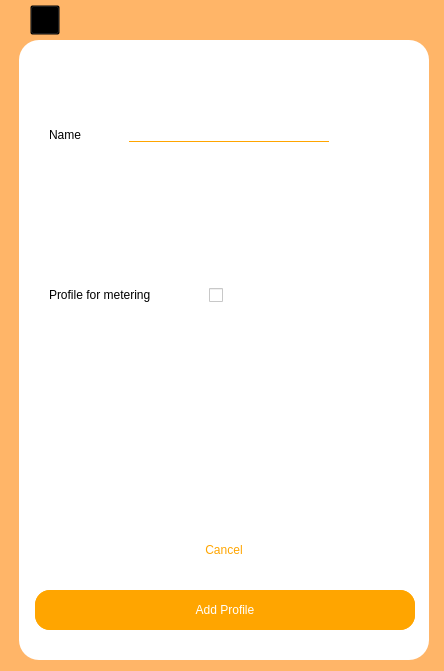
<?xml version="1.0" encoding="UTF-8"?>
<ui version="4.0">
 <class>ProfilesWidget</class>
 <widget class="QWidget" name="ProfilesWidget">
  <property name="geometry">
   <rect>
    <x>0</x>
    <y>0</y>
    <width>444</width>
    <height>671</height>
   </rect>
  </property>
  <property name="windowTitle">
   <string>Form</string>
  </property>
  <widget class="QStackedWidget" name="stackedWidget">
   <property name="enabled">
    <bool>true</bool>
   </property>
   <property name="geometry">
    <rect>
     <x>0</x>
     <y>0</y>
     <width>444</width>
     <height>671</height>
    </rect>
   </property>
   <property name="styleSheet">
    <string notr="true">background-color: rgb(255, 181, 104);</string>
   </property>
   <property name="currentIndex">
    <number>1</number>
   </property>
   <widget class="QWidget" name="profiles">
    <widget class="QPushButton" name="newProfileButton">
     <property name="geometry">
      <rect>
       <x>18</x>
       <y>20</y>
       <width>410</width>
       <height>40</height>
      </rect>
     </property>
     <property name="sizePolicy">
      <sizepolicy hsizetype="Fixed" vsizetype="Fixed">
       <horstretch>0</horstretch>
       <verstretch>0</verstretch>
      </sizepolicy>
     </property>
     <property name="cursor">
      <cursorShape>PointingHandCursor</cursorShape>
     </property>
     <property name="autoFillBackground">
      <bool>false</bool>
     </property>
     <property name="styleSheet">
      <string notr="true">text-align: left;
background-color: white;
color: black;
border-radius: 5px;</string>
     </property>
     <property name="text">
      <string>New Profile</string>
     </property>
     <property name="icon">
      <iconset resource="../resources.qrc">
       <normaloff>:/images/add.png</normaloff>:/images/add.png</iconset>
     </property>
     <property name="iconSize">
      <size>
       <width>32</width>
       <height>32</height>
      </size>
     </property>
    </widget>
    <widget class="QPushButton" name="profile1Button">
     <property name="enabled">
      <bool>true</bool>
     </property>
     <property name="geometry">
      <rect>
       <x>18</x>
       <y>120</y>
       <width>410</width>
       <height>40</height>
      </rect>
     </property>
     <property name="sizePolicy">
      <sizepolicy hsizetype="Fixed" vsizetype="Fixed">
       <horstretch>0</horstretch>
       <verstretch>0</verstretch>
      </sizepolicy>
     </property>
     <property name="cursor">
      <cursorShape>PointingHandCursor</cursorShape>
     </property>
     <property name="autoFillBackground">
      <bool>false</bool>
     </property>
     <property name="styleSheet">
      <string notr="true">text-align: left;
background-color: white;
color: black;
border-radius: 5px;
padding-left: 5px;</string>
     </property>
     <property name="text">
      <string/>
     </property>
     <property name="icon">
      <iconset resource="../resources.qrc">
       <normaloff>:/images/edit.png</normaloff>:/images/edit.png</iconset>
     </property>
     <property name="iconSize">
      <size>
       <width>32</width>
       <height>32</height>
      </size>
     </property>
    </widget>
    <widget class="QPushButton" name="profile2Button">
     <property name="geometry">
      <rect>
       <x>18</x>
       <y>190</y>
       <width>410</width>
       <height>40</height>
      </rect>
     </property>
     <property name="sizePolicy">
      <sizepolicy hsizetype="Fixed" vsizetype="Fixed">
       <horstretch>0</horstretch>
       <verstretch>0</verstretch>
      </sizepolicy>
     </property>
     <property name="cursor">
      <cursorShape>PointingHandCursor</cursorShape>
     </property>
     <property name="autoFillBackground">
      <bool>false</bool>
     </property>
     <property name="styleSheet">
      <string notr="true">text-align: left;
background-color: white;
color: black;
border-radius: 5px;
padding-left: 5px;</string>
     </property>
     <property name="text">
      <string/>
     </property>
     <property name="icon">
      <iconset resource="../resources.qrc">
       <normaloff>:/images/edit.png</normaloff>:/images/edit.png</iconset>
     </property>
     <property name="iconSize">
      <size>
       <width>32</width>
       <height>32</height>
      </size>
     </property>
    </widget>
    <widget class="QPushButton" name="profile3Button">
     <property name="geometry">
      <rect>
       <x>18</x>
       <y>260</y>
       <width>410</width>
       <height>40</height>
      </rect>
     </property>
     <property name="sizePolicy">
      <sizepolicy hsizetype="Fixed" vsizetype="Fixed">
       <horstretch>0</horstretch>
       <verstretch>0</verstretch>
      </sizepolicy>
     </property>
     <property name="cursor">
      <cursorShape>PointingHandCursor</cursorShape>
     </property>
     <property name="autoFillBackground">
      <bool>false</bool>
     </property>
     <property name="styleSheet">
      <string notr="true">text-align: left;
background-color: white;
color: black;
border-radius: 5px;
padding-left: 5px;</string>
     </property>
     <property name="text">
      <string/>
     </property>
     <property name="icon">
      <iconset resource="../resources.qrc">
       <normaloff>:/images/edit.png</normaloff>:/images/edit.png</iconset>
     </property>
     <property name="iconSize">
      <size>
       <width>32</width>
       <height>32</height>
      </size>
     </property>
    </widget>
    <widget class="QPushButton" name="profile4Button">
     <property name="geometry">
      <rect>
       <x>18</x>
       <y>330</y>
       <width>410</width>
       <height>40</height>
      </rect>
     </property>
     <property name="sizePolicy">
      <sizepolicy hsizetype="Fixed" vsizetype="Fixed">
       <horstretch>0</horstretch>
       <verstretch>0</verstretch>
      </sizepolicy>
     </property>
     <property name="cursor">
      <cursorShape>PointingHandCursor</cursorShape>
     </property>
     <property name="autoFillBackground">
      <bool>false</bool>
     </property>
     <property name="styleSheet">
      <string notr="true">text-align: left;
background-color: white;
color: black;
border-radius: 5px;
padding-left: 5px;</string>
     </property>
     <property name="text">
      <string/>
     </property>
     <property name="icon">
      <iconset resource="../resources.qrc">
       <normaloff>:/images/edit.png</normaloff>:/images/edit.png</iconset>
     </property>
     <property name="iconSize">
      <size>
       <width>32</width>
       <height>32</height>
      </size>
     </property>
    </widget>
    <widget class="QPushButton" name="profile5Button">
     <property name="geometry">
      <rect>
       <x>18</x>
       <y>400</y>
       <width>410</width>
       <height>40</height>
      </rect>
     </property>
     <property name="sizePolicy">
      <sizepolicy hsizetype="Fixed" vsizetype="Fixed">
       <horstretch>0</horstretch>
       <verstretch>0</verstretch>
      </sizepolicy>
     </property>
     <property name="cursor">
      <cursorShape>PointingHandCursor</cursorShape>
     </property>
     <property name="autoFillBackground">
      <bool>false</bool>
     </property>
     <property name="styleSheet">
      <string notr="true">text-align: left;
background-color: white;
color: black;
border-radius: 5px;
padding-left: 5px;</string>
     </property>
     <property name="text">
      <string/>
     </property>
     <property name="icon">
      <iconset resource="../resources.qrc">
       <normaloff>:/images/edit.png</normaloff>:/images/edit.png</iconset>
     </property>
     <property name="iconSize">
      <size>
       <width>32</width>
       <height>32</height>
      </size>
     </property>
    </widget>
   </widget>
   <widget class="QWidget" name="profile">
    <widget class="QFrame" name="frame">
     <property name="geometry">
      <rect>
       <x>19</x>
       <y>40</y>
       <width>410</width>
       <height>620</height>
      </rect>
     </property>
     <property name="styleSheet">
      <string notr="true">background-color: white;
border-radius: 20px;</string>
     </property>
     <property name="frameShape">
      <enum>QFrame::Shape::StyledPanel</enum>
     </property>
     <property name="frameShadow">
      <enum>QFrame::Shadow::Raised</enum>
     </property>
     <widget class="QPushButton" name="deleteButton">
      <property name="geometry">
       <rect>
        <x>152</x>
        <y>490</y>
        <width>110</width>
        <height>40</height>
       </rect>
      </property>
      <property name="cursor">
       <cursorShape>PointingHandCursor</cursorShape>
      </property>
      <property name="styleSheet">
       <string notr="true">color: orange;</string>
      </property>
      <property name="text">
       <string>Delete Profile</string>
      </property>
     </widget>
     <widget class="QPushButton" name="saveButton">
      <property name="geometry">
       <rect>
        <x>16</x>
        <y>550</y>
        <width>380</width>
        <height>40</height>
       </rect>
      </property>
      <property name="cursor">
       <cursorShape>PointingHandCursor</cursorShape>
      </property>
      <property name="styleSheet">
       <string notr="true">background-color: orange;
color: white;
border-radius: 15px;</string>
      </property>
      <property name="text">
       <string>Save</string>
      </property>
     </widget>
     <widget class="QLabel" name="nameLabel">
      <property name="geometry">
       <rect>
        <x>30</x>
        <y>80</y>
        <width>80</width>
        <height>30</height>
       </rect>
      </property>
      <property name="styleSheet">
       <string notr="true">color: black;</string>
      </property>
      <property name="text">
       <string>Name</string>
      </property>
     </widget>
     <widget class="QLineEdit" name="nameText">
      <property name="geometry">
       <rect>
        <x>110</x>
        <y>87</y>
        <width>200</width>
        <height>15</height>
       </rect>
      </property>
      <property name="styleSheet">
       <string notr="true">border-bottom: 1px solid orange;
color: black;</string>
      </property>
      <property name="text">
       <string/>
      </property>
     </widget>
     <widget class="QPushButton" name="addButton">
      <property name="geometry">
       <rect>
        <x>16</x>
        <y>550</y>
        <width>380</width>
        <height>40</height>
       </rect>
      </property>
      <property name="cursor">
       <cursorShape>PointingHandCursor</cursorShape>
      </property>
      <property name="styleSheet">
       <string notr="true">background-color: orange;
color: white;
border-radius: 15px;</string>
      </property>
      <property name="text">
       <string>Add Profile</string>
      </property>
     </widget>
     <widget class="QLabel" name="profileLabel">
      <property name="geometry">
       <rect>
        <x>30</x>
        <y>240</y>
        <width>150</width>
        <height>30</height>
       </rect>
      </property>
      <property name="styleSheet">
       <string notr="true">color: black;</string>
      </property>
      <property name="text">
       <string>Profile for metering</string>
      </property>
     </widget>
     <widget class="QCheckBox" name="checkBox">
      <property name="geometry">
       <rect>
        <x>190</x>
        <y>245</y>
        <width>20</width>
        <height>20</height>
       </rect>
      </property>
      <property name="styleSheet">
       <string notr="true"/>
      </property>
      <property name="text">
       <string/>
      </property>
      <property name="iconSize">
       <size>
        <width>30</width>
        <height>30</height>
       </size>
      </property>
     </widget>
     <widget class="QPushButton" name="cancelButton">
      <property name="geometry">
       <rect>
        <x>150</x>
        <y>490</y>
        <width>110</width>
        <height>40</height>
       </rect>
      </property>
      <property name="cursor">
       <cursorShape>PointingHandCursor</cursorShape>
      </property>
      <property name="styleSheet">
       <string notr="true">color: orange;</string>
      </property>
      <property name="text">
       <string>Cancel</string>
      </property>
     </widget>
    </widget>
    <widget class="QPushButton" name="backButton">
     <property name="geometry">
      <rect>
       <x>30</x>
       <y>5</y>
       <width>30</width>
       <height>30</height>
      </rect>
     </property>
     <property name="cursor">
      <cursorShape>PointingHandCursor</cursorShape>
     </property>
     <property name="styleSheet">
      <string notr="true">background-color: transparent;</string>
     </property>
     <property name="text">
      <string/>
     </property>
     <property name="icon">
      <iconset resource="../resources.qrc">
       <normaloff>:/images/back.png</normaloff>:/images/back.png</iconset>
     </property>
     <property name="iconSize">
      <size>
       <width>30</width>
       <height>30</height>
      </size>
     </property>
    </widget>
   </widget>
  </widget>
 </widget>
 <resources>
  <include location="../resources.qrc"/>
 </resources>
 <connections/>
</ui>
